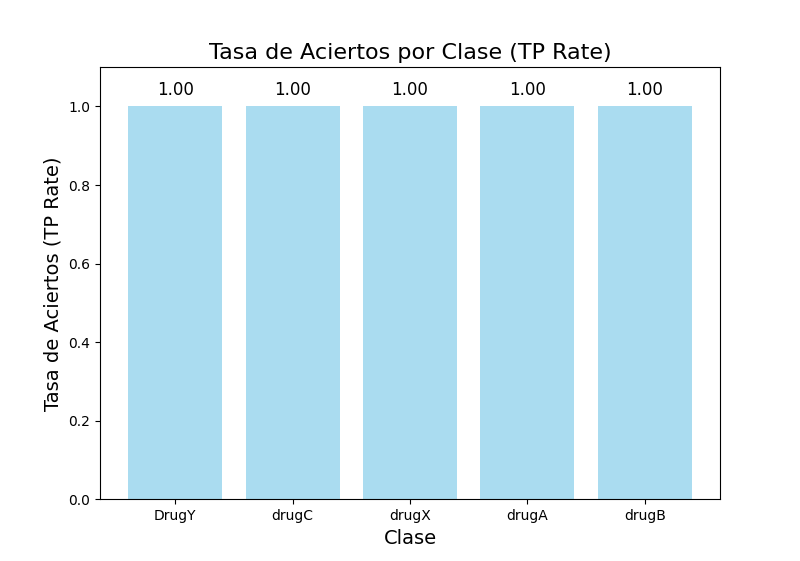

This chart was generated by the following Python code:
import matplotlib.pyplot as plt
import numpy as np

# Definir las clases
classes = ['DrugY', 'drugC', 'drugX', 'drugA', 'drugB']

# Tasa de aciertos (TP Rate) por clase (todas son 1.0 según el resumen proporcionado)
tp_rate = [1.0, 1.0, 1.0, 1.0, 1.0]

# Crear un gráfico de barras para mostrar la tasa de aciertos (TP Rate) por clase
plt.figure(figsize=(8, 6))
plt.bar(classes, tp_rate, color='skyblue', alpha=0.7)

# Añadir detalles al gráfico
plt.title('Tasa de Aciertos por Clase (TP Rate)', fontsize=16)
plt.xlabel('Clase', fontsize=14)
plt.ylabel('Tasa de Aciertos (TP Rate)', fontsize=14)
plt.ylim(0, 1.1)  # Limitar el rango del eje y entre 0 y 1

# Mostrar el valor de la tasa de aciertos en cada barra
for i in range(len(tp_rate)):
    plt.text(i, tp_rate[i] + 0.02, f'{tp_rate[i]:.2f}', ha='center', va='bottom', fontsize=12)

# Mostrar el gráfico
plt.show()
